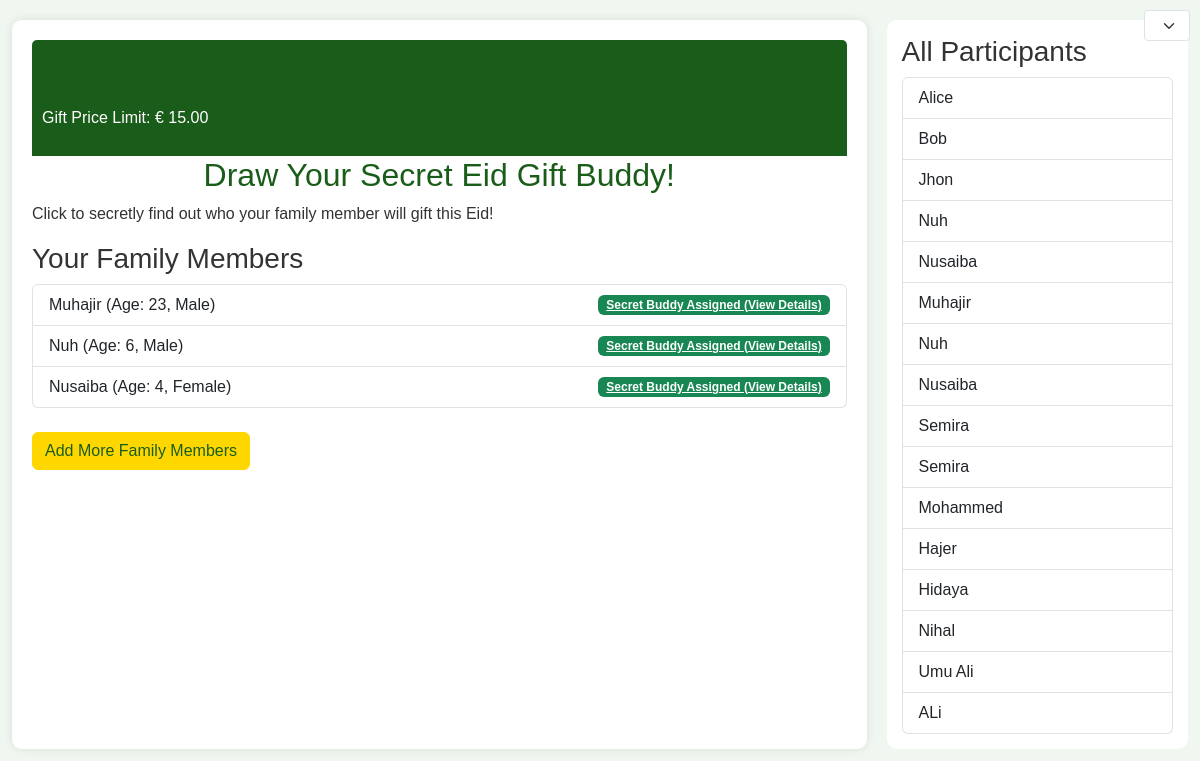
/draw/1/, run on the app's committed database.
### eidraw/models.py (models this page shows, shortened)
class Settings(models.Model):
    gift_price_limit = models.DecimalField(max_digits=6, decimal_places=2, default=20.00)
    drawing_enabled = models.BooleanField(default=False)

class Person(models.Model):
    name = models.CharField(max_length=100)
    age = models.IntegerField()
    GenderChoices = models.TextChoices('Gender', 'MALE FEMALE')
    gender = models.CharField(
        max_length=6,
        choices=GenderChoices.choices,
        default=GenderChoices.MALE
    )
    extra_info = models.TextField(blank=True)
    age_group = models.ForeignKey(AgeGroup, on_delete=models.CASCADE)
    owner_id = models.CharField(max_length=50)  # WhatsApp/Telegram ID
    drawn_person = models.OneToOneField('self', null=True, blank=True, on_delete=models.SET_NULL)
    has_drawn = models.BooleanField(default=False)
    is_drawn = models.BooleanField(default=False)

### eidraw/views.py (the view, shortened to what this page needs)
# urls.py: path('draw/<str:user_id>/', views.draw_view, name='draw'),
def draw_view(request, user_id):
    if not request.session.get('language_prompt_shown'):
        request.session['language_prompt_shown'] = True
    persons = Person.objects.filter(owner_id=user_id)
    all_participants = Person.objects.all()
    settings = get_settings()
    return render(request, 'draw.html', {'persons': persons, 'user_id': user_id, 'all_participants': all_participants, 'drawing_enabled': settings.drawing_enabled, 'price_limit': settings.gift_price_limit})

### eidraw/views.py (called while the page is built)
def get_settings():
    settings, created = Settings.objects.get_or_create(id=1)
    return settings

### eidraw/templates/draw.html (shortened to what this page needs)
{% extends 'base.html' %}
{% load i18n %}
{% block content %}
    <h2>{% trans "Draw Your Secret Eid Gift Buddy!" %}</h2>
    <p>{% trans "Click to secretly find out who your family member will gift this Eid!" %}</p>
    {% if persons %}
        <h3>{% trans "Your Family Members" %}</h3>
        <ul class="list-group mb-4">
            {% for person in persons %}
                <li class="list-group-item d-flex justify-content-between align-items-center">
                    {{ person.name }} (Age: {{ person.age }}, {{ person.gender }})
                    {% if person.has_drawn %}
                        <a href="{% url 'result' person_id=person.id %}" class="badge bg-success">
                            {% trans "Secret Buddy Assigned" %} ({% trans "View Details" %})
                        </a>
                    {% elif drawing_enabled %}
                        <form method="post" action="{% url 'draw' user_id=user_id %}">
                            {% csrf_token %}
                            <input type="hidden" name="person_id" value="{{ person.id }}">
                            <button type="submit" class="btn btn-success btn-sm">{% trans "Draw" %}</button>
                        </form>
                    {% else %}
                        <span class="badge bg-secondary">{% trans "Waiting for Admin to Enable Drawing" %}</span>
                    {% endif %}
                </li>
            {% endfor %}
        </ul>
    {% else %}
        <p>{% trans "No family members registered yet. Add some!" %}</p>
    {% endif %}
    <a href="{% url 'register' %}?user_id={{ user_id }}" class="btn btn-primary">{% trans "Add More Family Members" %}</a>
{% endblock %}

### eidraw/templates/base.html (shortened to what this page needs)
{% load i18n static %}
<!DOCTYPE html>
<html lang="{{ LANGUAGE_CODE }}">
<head>
    <link href="https://cdn.jsdelivr.net/npm/bootstrap@5.3.0/dist/css/bootstrap.min.css" rel="stylesheet">
</head>
<body>
    <div class="language-toggle">
        <form method="post" action="{% url 'set_language' %}">
            <select name="language" onchange="this.form.submit()" class="form-select form-select-sm">
                {% get_current_language as LANGUAGE_CODE %}
            </select>
        </form>
    </div>
    <div class="container-fluid">
        <div class="main-content">
            <div class="festive-header">
                <h1>{% trans "Eid Secret Gift Exchange" %}</h1>
                <p>{% trans "Gift Price Limit" %}: € {{ price_limit|default:"TBD by Admin" }}</p>
            </div>
            {% block content %}{% endblock %}
        </div>
        <div class="sidebar">
            <h3>{% trans "All Participants" %}</h3>
            {% if all_participants %}
                <ul class="list-group">
                    {% for participant in all_participants %}
                        <li class="list-group-item">{{ participant.name }}</li>
                    {% endfor %}
                </ul>
            {% else %}
                <p>{% trans "No participants yet." %}</p>
            {% endif %}
        </div>
    </div>
</body>
</html>

### eidraw/templates/base.html (style rules this page uses)
body { background-image: url('https://encrypted-tbn0.gstatic.com/images?q=tbn:ANd9GcQHj1liOfIIvT_NWAHHHcqh5DAHUaTLevPNTg&s'); background-size: cover; background-attachment: fixed; background-color: #f0f7f0; font-family: 'Arial', sans-serif; color: #333; }
.container-fluid { display: flex; margin: 20px auto; }
.main-content { flex: 3; background: rgba(255, 255, 255, 0.9); padding: 20px; border-radius: 10px; box-shadow: 0 0 10px rgba(0, 0, 0, 0.1); }
.sidebar { flex: 1; margin-left: 20px; background: rgba(255, 255, 255, 0.9); padding: 15px; border-radius: 10px; }
h1, h2 { color: #1a5d1a; text-align: center; }
.btn-primary { background-color: #FFD700; border-color: #FFD700; color: #1a5d1a; }
.festive-header { background: #1a5d1a; color: white; padding: 10px; border-radius: 5px 5px 0 0; }
.language-toggle { position: absolute; top: 10px; right: 10px; }

### data on the page
Settings: gift_price_limit "15.00"
Person: name "Muhajir", age "23", gender "Male"
Person: name "Nuh", age "6", gender "Male"
Person: name "Nusaiba", age "4", gender "Female"
Person: name "Alice"
Person: name "Bob"
Person: name "Jhon"
Person: name "Nuh"
Person: name "Nusaiba"
Person: name "Semira"
Person: name "Semira"
Person: name "Mohammed"
Person: name "Hajer"
Person: name "Hidaya"
Person: name "Nihal"
Person: name "Umu Ali"
Person: name "ALi"
